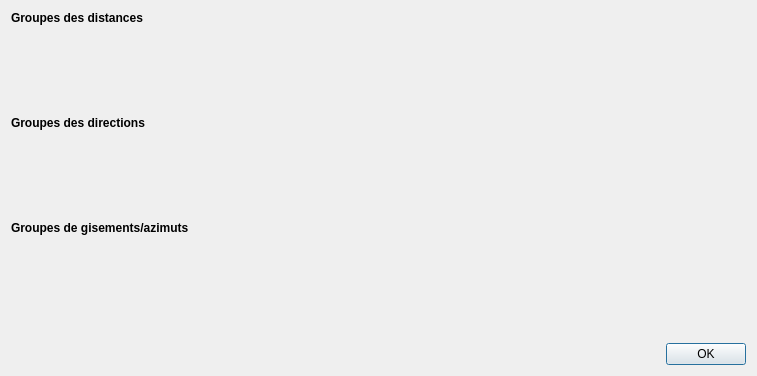
<?xml version="1.0" encoding="UTF-8"?>
<ui version="4.0">
 <author>Nicolas Szakacs</author>
 <class>Dialog</class>
 <widget class="QDialog" name="Dialog">
  <property name="windowModality">
   <enum>Qt::ApplicationModal</enum>
  </property>
  <property name="geometry">
   <rect>
    <x>0</x>
    <y>0</y>
    <width>757</width>
    <height>376</height>
   </rect>
  </property>
  <property name="windowTitle">
   <string>Gestion des groupes de distances et directions</string>
  </property>
  <property name="windowIcon">
   <iconset>
    <normalon>:/icon.png</normalon>
   </iconset>
  </property>
  <property name="modal">
   <bool>false</bool>
  </property>
  <layout class="QGridLayout" name="gridLayout">
   <item row="2" column="0">
    <layout class="QGridLayout" name="gridLayout_3">
     <property name="topMargin">
      <number>9</number>
     </property>
     <property name="bottomMargin">
      <number>0</number>
     </property>
     <property name="horizontalSpacing">
      <number>0</number>
     </property>
     <property name="verticalSpacing">
      <number>6</number>
     </property>
     <item row="1" column="0">
      <widget class="QTableView" name="tblDatGrpDir">
       <property name="sizePolicy">
        <sizepolicy hsizetype="Expanding" vsizetype="Minimum">
         <horstretch>0</horstretch>
         <verstretch>0</verstretch>
        </sizepolicy>
       </property>
       <property name="focusPolicy">
        <enum>Qt::TabFocus</enum>
       </property>
       <property name="contextMenuPolicy">
        <enum>Qt::CustomContextMenu</enum>
       </property>
       <property name="autoFillBackground">
        <bool>false</bool>
       </property>
       <property name="styleSheet">
        <string notr="true">QTableView {background-color: transparent;}
QHeaderView {background-color: transparent;}
QHeaderView::section {background-color: rgb(249, 249, 249);}
QTableCornerButton::section {background-color: rgb(249, 249, 249);}
* { gridline-color: rgb(200, 200, 200); }
* {border-color: transparent;}</string>
       </property>
       <property name="sizeAdjustPolicy">
        <enum>QAbstractScrollArea::AdjustToContents</enum>
       </property>
       <property name="selectionBehavior">
        <enum>QAbstractItemView::SelectItems</enum>
       </property>
       <property name="sortingEnabled">
        <bool>true</bool>
       </property>
       <property name="cornerButtonEnabled">
        <bool>false</bool>
       </property>
      </widget>
     </item>
     <item row="0" column="0">
      <widget class="QLabel" name="label">
       <property name="font">
        <font>
         <weight>75</weight>
         <bold>true</bold>
        </font>
       </property>
       <property name="text">
        <string>Groupes des directions</string>
       </property>
      </widget>
     </item>
    </layout>
   </item>
   <item row="5" column="0">
    <widget class="QDialogButtonBox" name="buttonBox">
     <property name="cursor">
      <cursorShape>PointingHandCursor</cursorShape>
     </property>
     <property name="focusPolicy">
      <enum>Qt::TabFocus</enum>
     </property>
     <property name="orientation">
      <enum>Qt::Horizontal</enum>
     </property>
     <property name="standardButtons">
      <set>QDialogButtonBox::Ok</set>
     </property>
    </widget>
   </item>
   <item row="4" column="0">
    <spacer name="verticalSpacer">
     <property name="orientation">
      <enum>Qt::Vertical</enum>
     </property>
     <property name="sizeHint" stdset="0">
      <size>
       <width>20</width>
       <height>40</height>
      </size>
     </property>
    </spacer>
   </item>
   <item row="0" column="0">
    <layout class="QGridLayout" name="gridLayout_2">
     <property name="horizontalSpacing">
      <number>0</number>
     </property>
     <property name="verticalSpacing">
      <number>6</number>
     </property>
     <item row="0" column="0">
      <widget class="QLabel" name="label_2">
       <property name="font">
        <font>
         <weight>75</weight>
         <bold>true</bold>
        </font>
       </property>
       <property name="text">
        <string>Groupes des distances</string>
       </property>
      </widget>
     </item>
     <item row="1" column="0">
      <widget class="QTableView" name="tblDatGrpDist">
       <property name="sizePolicy">
        <sizepolicy hsizetype="Expanding" vsizetype="Minimum">
         <horstretch>0</horstretch>
         <verstretch>0</verstretch>
        </sizepolicy>
       </property>
       <property name="focusPolicy">
        <enum>Qt::TabFocus</enum>
       </property>
       <property name="contextMenuPolicy">
        <enum>Qt::CustomContextMenu</enum>
       </property>
       <property name="styleSheet">
        <string notr="true">QTableView {background-color: transparent;}
QHeaderView {background-color: transparent;}
QHeaderView::section {background-color: rgb(249, 249, 249);}
QTableCornerButton::section {background-color: rgb(249, 249, 249);}
* { gridline-color: rgb(200, 200, 200); }
* {border-color: transparent;}</string>
       </property>
       <property name="sizeAdjustPolicy">
        <enum>QAbstractScrollArea::AdjustToContents</enum>
       </property>
       <property name="selectionBehavior">
        <enum>QAbstractItemView::SelectItems</enum>
       </property>
       <property name="sortingEnabled">
        <bool>true</bool>
       </property>
       <property name="cornerButtonEnabled">
        <bool>false</bool>
       </property>
       <attribute name="horizontalHeaderShowSortIndicator" stdset="0">
        <bool>true</bool>
       </attribute>
      </widget>
     </item>
    </layout>
   </item>
   <item row="3" column="0">
    <layout class="QGridLayout" name="gridLayout_4">
     <property name="topMargin">
      <number>9</number>
     </property>
     <property name="bottomMargin">
      <number>9</number>
     </property>
     <property name="horizontalSpacing">
      <number>0</number>
     </property>
     <property name="verticalSpacing">
      <number>6</number>
     </property>
     <item row="0" column="0">
      <widget class="QLabel" name="label_3">
       <property name="font">
        <font>
         <weight>75</weight>
         <bold>true</bold>
        </font>
       </property>
       <property name="text">
        <string>Groupes de gisements/azimuts</string>
       </property>
      </widget>
     </item>
     <item row="1" column="0">
      <widget class="QTableView" name="tblDatGrpAzi">
       <property name="sizePolicy">
        <sizepolicy hsizetype="Expanding" vsizetype="Minimum">
         <horstretch>0</horstretch>
         <verstretch>0</verstretch>
        </sizepolicy>
       </property>
       <property name="focusPolicy">
        <enum>Qt::TabFocus</enum>
       </property>
       <property name="contextMenuPolicy">
        <enum>Qt::CustomContextMenu</enum>
       </property>
       <property name="autoFillBackground">
        <bool>false</bool>
       </property>
       <property name="styleSheet">
        <string notr="true">QTableView {background-color: transparent;}
QHeaderView {background-color: transparent;}
QHeaderView::section {background-color: rgb(249, 249, 249);}
QTableCornerButton::section {background-color: rgb(249, 249, 249);}
* { gridline-color: rgb(200, 200, 200); }
* {border-color: transparent;}</string>
       </property>
       <property name="sizeAdjustPolicy">
        <enum>QAbstractScrollArea::AdjustToContents</enum>
       </property>
       <property name="sortingEnabled">
        <bool>true</bool>
       </property>
       <property name="cornerButtonEnabled">
        <bool>false</bool>
       </property>
      </widget>
     </item>
    </layout>
   </item>
  </layout>
 </widget>
 <tabstops>
  <tabstop>tblDatGrpDist</tabstop>
  <tabstop>tblDatGrpDir</tabstop>
  <tabstop>buttonBox</tabstop>
 </tabstops>
 <resources/>
 <connections>
  <connection>
   <sender>buttonBox</sender>
   <signal>accepted()</signal>
   <receiver>Dialog</receiver>
   <slot>accept()</slot>
   <hints>
    <hint type="sourcelabel">
     <x>248</x>
     <y>254</y>
    </hint>
    <hint type="destinationlabel">
     <x>157</x>
     <y>274</y>
    </hint>
   </hints>
  </connection>
  <connection>
   <sender>buttonBox</sender>
   <signal>rejected()</signal>
   <receiver>Dialog</receiver>
   <slot>reject()</slot>
   <hints>
    <hint type="sourcelabel">
     <x>316</x>
     <y>260</y>
    </hint>
    <hint type="destinationlabel">
     <x>286</x>
     <y>274</y>
    </hint>
   </hints>
  </connection>
 </connections>
</ui>
